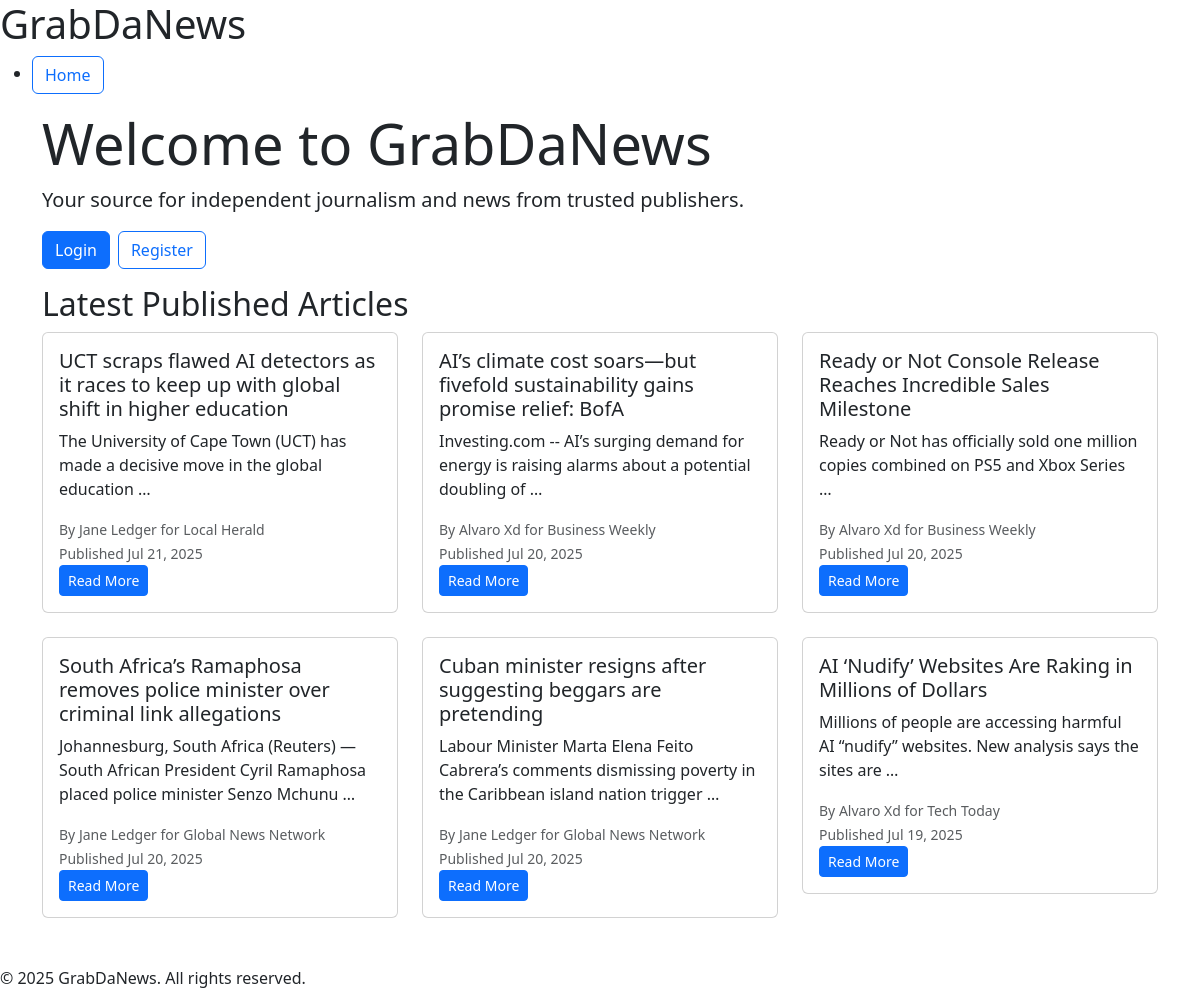
The page / on the database its author committed.
### news/models.py (models this page shows, shortened)
class Article(models.Model):
    STATUS_CHOICES = [
        ('submitted', 'Submitted for Review'),
        ('approved', 'Approved'),
        ('rejected', 'Rejected'),
    ]
    title = models.CharField(max_length=200)
    content = models.TextField()
    author = models.ForeignKey(
        CustomUser,
        on_delete=models.CASCADE,
        limit_choices_to={'role': 'journalist'},
        related_name='authored_articles'
    )
    publisher = models.ForeignKey(
        Publisher,
        on_delete=models.CASCADE,
        related_name='articles',
        null=True,
        blank=True
    )
    status = models.CharField(
        max_length=20,
        choices=STATUS_CHOICES,
        default='submitted'
    )
    approved_by = models.ForeignKey(
        CustomUser,
        on_delete=models.SET_NULL,
        null=True,
        blank=True,
        limit_choices_to={'role': 'editor'},
        related_name='approved_articles'
    )
    published_at = models.DateTimeField(null=True, blank=True)
    created_at = models.DateTimeField(auto_now_add=True)
    updated_at = models.DateTimeField(auto_now=True)
    class Meta:
        ordering = ['-created_at']
        permissions = [
            ('can_approve_article', 'Can approve articles'),
            ('can_publish_article', 'Can publish articles'),
        ]

class CustomUser(AbstractUser):
    ROLE_CHOICES = [
        ('reader', 'Reader'),
        ('editor', 'Editor'),
        ('journalist', 'Journalist'),
    ]
    role = models.CharField(
        max_length=20,
        choices=ROLE_CHOICES,
        default='reader'
    )
    subscribed_publishers = models.ManyToManyField(
        Publisher,
        blank=True,
        related_name='subscribers'
    )
    subscribed_journalists = models.ManyToManyField(
        'self',
        blank=True,
        symmetrical=False,
        limit_choices_to={'role': 'journalist'},
        related_name='journalist_subscribers'
    )
    publishers = models.ManyToManyField(
        Publisher,
        blank=True,
        related_name='staff_members'
    )
    class Meta:
        ordering = ['username']

class Publisher(models.Model):
    name = models.CharField(max_length=200, unique=True)
    description = models.TextField(blank=True)
    class Meta:
        ordering = ['name']

### news/views.py (the view)
# urls.py: 2. Add a URL to urlpatterns:  path('', views.home, name='home')
def home(request):
    recent_articles = Article.objects.filter(status='approved').order_by(
        '-published_at')[:6]
    context = {
        'recent_articles': recent_articles
    }
    return render(request, 'news/home.html', context)

### news/templates/news/home.html (shortened to what this page needs)
{% extends 'base.html' %}
{% block content %}
<div class="container">
  <div class="jumbotron">
    <h1 class="display-4">
      Welcome to GrabDaNews
    </h1>
    <p class="lead">
      Your source for independent journalism and news from trusted publishers.
    </p>
    {% if user.is_authenticated %}
      <div class="d-flex gap-2 mb-3">
        {% if user.role == 'journalist' %}
          <a href="{% url 'create_article' %}" class="btn btn-outline-success">Create Article</a>
        {% endif %}
      </div>
    {% else %}
      <div class="d-flex gap-2 mb-3">
        <a href="{% url 'login_user' %}" class="btn btn-primary">Login</a>
        <a href="{% url 'register' %}" class="btn btn-outline-primary">Register</a>
      </div>
    {% endif %}
  </div>
  <h2>Latest Published Articles</h2>
  {% if recent_articles %}
    <div class="row">
      {% for article in recent_articles %}
        <div class="col-md-6 col-lg-4 mb-4">
          <div class="card">
            <div class="card-body">
              <h5 class="card-title">{{ article.title }}</h5>
              <p class="card-text">{{ article.content|truncatewords:15 }}</p>
              <div class="card-text">
                <small class="text-muted">
                  By {{ article.author.get_full_name|default:article.author.username }}
                  {% if article.publisher %} for {{ article.publisher.name }} {% endif %}<br>
                  Published {{ article.published_at|date:"M d, Y" }}
                </small>
              </div>
              <a href="{% url 'article_detail' article.id %}" class="btn btn-primary btn-sm">Read More</a>
            </div>
          </div>
        </div>
      {% endfor %}
    </div>
  {% endif %}
</div>
{% endblock %}

### rows shown on the page
Article: title "UCT scraps flawed AI detectors as it races to keep up with global shift in higher education", content "The University of Cape Town (UCT) has made a decisive move in the global education …", author.get_full_name "Jane Ledger", publisher.name "Local Herald", published_at "Jul 21, 2025"
Article: title "AI’s climate cost soars—but fivefold sustainability gains promise relief: BofA", content "Investing.com -- AI’s surging demand for energy is raising alarms about a potential doubling of …", author.get_full_name "Alvaro Xd", publisher.name "Business Weekly", published_at "Jul 20, 2025"
Article: title "Ready or Not Console Release Reaches Incredible Sales Milestone", content "Ready or Not has officially sold one million copies combined on PS5 and Xbox Series …", author.get_full_name "Alvaro Xd", publisher.name "Business Weekly", published_at "Jul 20, 2025"
Article: title "South Africa’s Ramaphosa removes police minister over criminal link allegations", content "Johannesburg, South Africa (Reuters) — South African President Cyril Ramaphosa placed police minister Senzo Mchunu …", author.get_full_name "Jane Ledger", publisher.name "Global News Network", published_at "Jul 20, 2025"
Article: title "Cuban minister resigns after suggesting beggars are pretending", content "Labour Minister Marta Elena Feito Cabrera’s comments dismissing poverty in the Caribbean island nation trigger …", author.get_full_name "Jane Ledger", publisher.name "Global News Network", published_at "Jul 20, 2025"
Article: title "AI ‘Nudify’ Websites Are Raking in Millions of Dollars", content "Millions of people are accessing harmful AI “nudify” websites. New analysis says the sites are …", author.get_full_name "Alvaro Xd", publisher.name "Tech Today", published_at "Jul 19, 2025"
